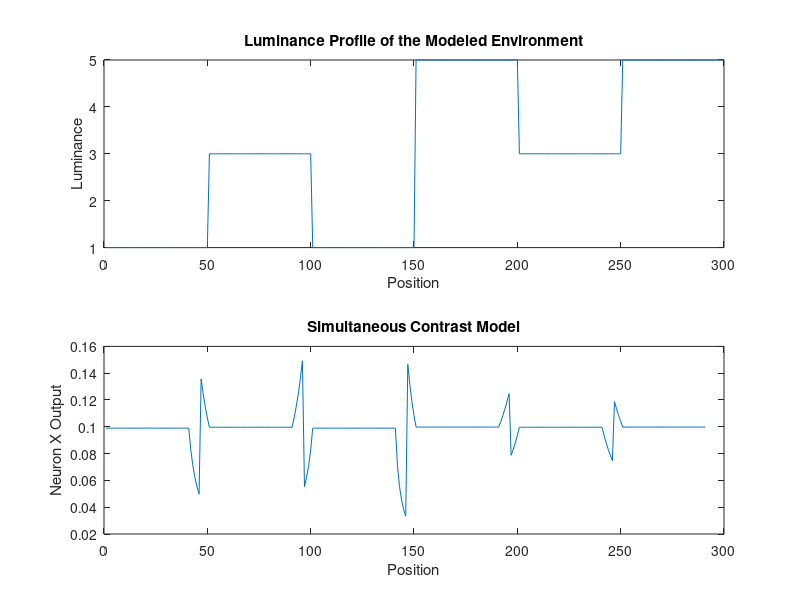

The MATLAB source for this figure:
clear all 
clc 
close all 

a = .1;
b = 1;

xactivity = [];
xactivity2 = []; 
xactivity3 = []; 
xactivity4 = [];



I (1:50) = 1; 
I (51:100) = 3; 
I (101:150) = 1; 
I (151:200) = 5; 
I (201:250) = 3; 
I (251:300) = 5; 
for x = 1: (length(I)-9)
    entireinput = [I(x : x+9)]
    xi = ((b* I(x+4)))/ (a + (sum(entireinput)));
sum(entireinput)
    xactivity = [xactivity xi];
end 

subplot (2, 1, 2)
plot(1:length(xactivity), xactivity) 
title ('Simultaneous Contrast Model') 

xlabel ('Position') 
ylabel ('Neuron X Output') 

subplot (2, 1, 1) 

plot(1:length(I),I) 
title ('Luminance Profile of the Modeled Environment') 
xlabel('Position') 
ylabel ('Luminance') 


